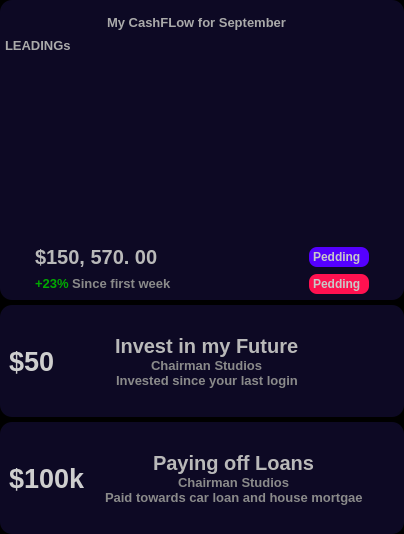
          <widget class="QFrame" name="frame_5">
           <property name="styleSheet">
            <string notr="true">background-color: rgb(0, 0, 0)</string>
           </property>
           <property name="frameShape">
            <enum>QFrame::NoFrame</enum>
           </property>
           <property name="frameShadow">
            <enum>QFrame::Raised</enum>
           </property>
           <layout class="QVBoxLayout" name="verticalLayout_5">
            <property name="spacing">
             <number>5</number>
            </property>
            <property name="leftMargin">
             <number>0</number>
            </property>
            <property name="topMargin">
             <number>0</number>
            </property>
            <property name="rightMargin">
             <number>0</number>
            </property>
            <property name="bottomMargin">
             <number>0</number>
            </property>
            <item>
             <widget class="QFrame" name="calenderBox">
              <property name="minimumSize">
               <size>
                <width>0</width>
                <height>300</height>
               </size>
              </property>
              <property name="styleSheet">
               <string notr="true">QFrame {
	background-color: rgb(13, 9, 36);
	border: none;
	border-radius: 12px;
}</string>
              </property>
              <property name="frameShape">
               <enum>QFrame::NoFrame</enum>
              </property>
              <property name="frameShadow">
               <enum>QFrame::Raised</enum>
              </property>
              <layout class="QVBoxLayout" name="verticalLayout_25">
               <property name="spacing">
                <number>0</number>
               </property>
               <property name="leftMargin">
                <number>5</number>
               </property>
               <property name="topMargin">
                <number>0</number>
               </property>
               <property name="rightMargin">
                <number>5</number>
               </property>
               <property name="bottomMargin">
                <number>0</number>
               </property>
               <item>
                <widget class="QFrame" name="frame_61">
                 <property name="minimumSize">
                  <size>
                   <width>0</width>
                   <height>30</height>
                  </size>
                 </property>
                 <property name="maximumSize">
                  <size>
                   <width>16777215</width>
                   <height>30</height>
                  </size>
                 </property>
                 <property name="styleSheet">
                  <string notr="true"/>
                 </property>
                 <property name="frameShape">
                  <enum>QFrame::NoFrame</enum>
                 </property>
                 <property name="frameShadow">
                  <enum>QFrame::Raised</enum>
                 </property>
                 <layout class="QHBoxLayout" name="horizontalLayout_38">
                  <property name="spacing">
                   <number>0</number>
                  </property>
                  <property name="leftMargin">
                   <number>0</number>
                  </property>
                  <property name="topMargin">
                   <number>0</number>
                  </property>
                  <property name="rightMargin">
                   <number>10</number>
                  </property>
                  <property name="bottomMargin">
                   <number>0</number>
                  </property>
                  <item alignment="Qt::AlignHCenter|Qt::AlignBottom">
                   <widget class="QLabel" name="label_46">
                    <property name="minimumSize">
                     <size>
                      <width>180</width>
                      <height>0</height>
                     </size>
                    </property>
                    <property name="maximumSize">
                     <size>
                      <width>150</width>
                      <height>16777215</height>
                     </size>
                    </property>
                    <property name="font">
                     <font>
                      <pointsize>10</pointsize>
                      <weight>75</weight>
                      <bold>true</bold>
                     </font>
                    </property>
                    <property name="styleSheet">
                     <string notr="true">color: rgb(170, 170, 170);</string>
                    </property>
                    <property name="text">
                     <string>My CashFLow for September</string>
                    </property>
                   </widget>
                  </item>
                 </layout>
                </widget>
               </item>
               <item>
                <widget class="QLabel" name="label_47">
                 <property name="minimumSize">
                  <size>
                   <width>180</width>
                   <height>0</height>
                  </size>
                 </property>
                 <property name="maximumSize">
                  <size>
                   <width>150</width>
                   <height>30</height>
                  </size>
                 </property>
                 <property name="font">
                  <font>
                   <pointsize>10</pointsize>
                   <weight>75</weight>
                   <bold>true</bold>
                  </font>
                 </property>
                 <property name="styleSheet">
                  <string notr="true">color: rgb(170, 170, 170);</string>
                 </property>
                 <property name="text">
                  <string>LEADINGs</string>
                 </property>
                </widget>
               </item>
               <item>
                <widget class="QFrame" name="frame_59">
                 <property name="styleSheet">
                  <string notr="true">border-image: url(:/icons/chart2.jpg);
</string>
                 </property>
                 <property name="frameShape">
                  <enum>QFrame::StyledPanel</enum>
                 </property>
                 <property name="frameShadow">
                  <enum>QFrame::Raised</enum>
                 </property>
                </widget>
               </item>
               <item>
                <widget class="QFrame" name="frame_60">
                 <property name="maximumSize">
                  <size>
                   <width>16777215</width>
                   <height>60</height>
                  </size>
                 </property>
                 <property name="styleSheet">
                  <string notr="true"/>
                 </property>
                 <property name="frameShape">
                  <enum>QFrame::StyledPanel</enum>
                 </property>
                 <property name="frameShadow">
                  <enum>QFrame::Raised</enum>
                 </property>
                 <layout class="QGridLayout" name="gridLayout_2">
                  <property name="leftMargin">
                   <number>30</number>
                  </property>
                  <property name="topMargin">
                   <number>0</number>
                  </property>
                  <property name="rightMargin">
                   <number>30</number>
                  </property>
                  <property name="bottomMargin">
                   <number>0</number>
                  </property>
                  <property name="spacing">
                   <number>0</number>
                  </property>
                  <item row="0" column="0">
                   <widget class="QLabel" name="label_48">
                    <property name="font">
                     <font>
                      <pointsize>15</pointsize>
                      <weight>75</weight>
                      <bold>true</bold>
                     </font>
                    </property>
                    <property name="styleSheet">
                     <string notr="true">color: rgb(182, 182, 182);</string>
                    </property>
                    <property name="text">
                     <string>&lt;html&gt;&lt;head/&gt;&lt;body&gt;&lt;p&gt;&lt;span style=&quot; color:#b9b9b9;&quot;&gt;$150, 570. 00&lt;/span&gt;&lt;/p&gt;&lt;/body&gt;&lt;/html&gt;</string>
                    </property>
                   </widget>
                  </item>
                  <item row="0" column="1">
                   <widget class="QLabel" name="label_49">
                    <property name="minimumSize">
                     <size>
                      <width>0</width>
                      <height>20</height>
                     </size>
                    </property>
                    <property name="maximumSize">
                     <size>
                      <width>60</width>
                      <height>20</height>
                     </size>
                    </property>
                    <property name="font">
                     <font>
                      <weight>75</weight>
                      <bold>true</bold>
                     </font>
                    </property>
                    <property name="styleSheet">
                     <string notr="true">color: rgb(200, 200, 200);
background-color: rgb(85, 0, 255);
padding: 1px;
border-radius: 8px;</string>
                    </property>
                    <property name="text">
                     <string>Pedding</string>
                    </property>
                   </widget>
                  </item>
                  <item row="1" column="0">
                   <widget class="QLabel" name="label_51">
                    <property name="minimumSize">
                     <size>
                      <width>50</width>
                      <height>0</height>
                     </size>
                    </property>
                    <property name="font">
                     <font>
                      <pointsize>10</pointsize>
                      <weight>75</weight>
                      <bold>true</bold>
                     </font>
                    </property>
                    <property name="styleSheet">
                     <string notr="true">color: rgb(138, 138, 138);</string>
                    </property>
                    <property name="text">
                     <string>&lt;html&gt;&lt;head/&gt;&lt;body&gt;&lt;p&gt;&lt;span style=&quot; color:#00aa00;&quot;&gt;+23%&lt;/span&gt; Since first week&lt;/p&gt;&lt;/body&gt;&lt;/html&gt;</string>
                    </property>
                   </widget>
                  </item>
                  <item row="1" column="1">
                   <widget class="QLabel" name="label_50">
                    <property name="minimumSize">
                     <size>
                      <width>0</width>
                      <height>20</height>
                     </size>
                    </property>
                    <property name="maximumSize">
                     <size>
                      <width>60</width>
                      <height>20</height>
                     </size>
                    </property>
                    <property name="font">
                     <font>
                      <weight>75</weight>
                      <bold>true</bold>
                     </font>
                    </property>
                    <property name="styleSheet">
                     <string notr="true">color: rgb(200, 200, 200);
background-color: rgb(255, 17, 80);
padding: 1px;
border-radius: 8px;</string>
                    </property>
                    <property name="text">
                     <string>Pedding</string>
                    </property>
                   </widget>
                  </item>
                 </layout>
                </widget>
               </item>
              </layout>
             </widget>
            </item>
            <item>
             <widget class="QFrame" name="investBox">
              <property name="maximumSize">
               <size>
                <width>16777215</width>
                <height>150</height>
               </size>
              </property>
              <property name="styleSheet">
               <string notr="true">QFrame {
	background-color: rgb(13, 9, 36);
	border: none;
	border-radius: 12px;
}</string>
              </property>
              <property name="frameShape">
               <enum>QFrame::NoFrame</enum>
              </property>
              <property name="frameShadow">
               <enum>QFrame::Raised</enum>
              </property>
              <layout class="QHBoxLayout" name="horizontalLayout_39">
               <item>
                <widget class="QLabel" name="label_52">
                 <property name="minimumSize">
                  <size>
                   <width>60</width>
                   <height>60</height>
                  </size>
                 </property>
                 <property name="maximumSize">
                  <size>
                   <width>60</width>
                   <height>60</height>
                  </size>
                 </property>
                 <property name="font">
                  <font>
                   <pointsize>20</pointsize>
                   <weight>75</weight>
                   <bold>true</bold>
                  </font>
                 </property>
                 <property name="styleSheet">
                  <string notr="true">color: rgb(206, 206, 206);</string>
                 </property>
                 <property name="text">
                  <string>$50</string>
                 </property>
                </widget>
               </item>
               <item>
                <widget class="QFrame" name="frame_63">
                 <property name="frameShape">
                  <enum>QFrame::StyledPanel</enum>
                 </property>
                 <property name="frameShadow">
                  <enum>QFrame::Raised</enum>
                 </property>
                 <layout class="QVBoxLayout" name="verticalLayout_27">
                  <property name="spacing">
                   <number>0</number>
                  </property>
                  <property name="leftMargin">
                   <number>0</number>
                  </property>
                  <property name="topMargin">
                   <number>20</number>
                  </property>
                  <property name="rightMargin">
                   <number>0</number>
                  </property>
                  <property name="bottomMargin">
                   <number>20</number>
                  </property>
                  <item alignment="Qt::AlignHCenter|Qt::AlignVCenter">
                   <widget class="QLabel" name="label_53">
                    <property name="font">
                     <font>
                      <pointsize>15</pointsize>
                      <weight>75</weight>
                      <bold>true</bold>
                     </font>
                    </property>
                    <property name="styleSheet">
                     <string notr="true">color: rgb(182, 182, 182);</string>
                    </property>
                    <property name="text">
                     <string>&lt;html&gt;&lt;head/&gt;&lt;body&gt;&lt;p&gt;&lt;span style=&quot; color:#b9b9b9;&quot;&gt;Invest in my Future&lt;/span&gt;&lt;/p&gt;&lt;/body&gt;&lt;/html&gt;</string>
                    </property>
                   </widget>
                  </item>
                  <item alignment="Qt::AlignHCenter|Qt::AlignVCenter">
                   <widget class="QLabel" name="label_54">
                    <property name="minimumSize">
                     <size>
                      <width>0</width>
                      <height>0</height>
                     </size>
                    </property>
                    <property name="font">
                     <font>
                      <pointsize>10</pointsize>
                      <weight>75</weight>
                      <bold>true</bold>
                     </font>
                    </property>
                    <property name="styleSheet">
                     <string notr="true">color: rgb(138, 138, 138);</string>
                    </property>
                    <property name="text">
                     <string>Chairman Studios</string>
                    </property>
                   </widget>
                  </item>
                  <item alignment="Qt::AlignHCenter|Qt::AlignVCenter">
                   <widget class="QLabel" name="label_55">
                    <property name="minimumSize">
                     <size>
                      <width>0</width>
                      <height>0</height>
                     </size>
                    </property>
                    <property name="font">
                     <font>
                      <pointsize>10</pointsize>
                      <weight>75</weight>
                      <bold>true</bold>
                     </font>
                    </property>
                    <property name="styleSheet">
                     <string notr="true">color: rgb(138, 138, 138);</string>
                    </property>
                    <property name="text">
                     <string>Invested since your last login</string>
                    </property>
                   </widget>
                  </item>
                 </layout>
                </widget>
               </item>
               <item>
                <widget class="QFrame" name="frame_62">
                 <property name="maximumSize">
                  <size>
                   <width>50</width>
                   <height>16777215</height>
                  </size>
                 </property>
                 <property name="frameShape">
                  <enum>QFrame::StyledPanel</enum>
                 </property>
                 <property name="frameShadow">
                  <enum>QFrame::Raised</enum>
                 </property>
                 <layout class="QVBoxLayout" name="verticalLayout_26" stretch="0,0">
                  <property name="spacing">
                   <number>0</number>
                  </property>
                  <property name="leftMargin">
                   <number>0</number>
                  </property>
                  <property name="topMargin">
                   <number>0</number>
                  </property>
                  <property name="rightMargin">
                   <number>0</number>
                  </property>
                  <property name="bottomMargin">
                   <number>0</number>
                  </property>
                  <item alignment="Qt::AlignTop">
                   <widget class="QPushButton" name="pushButton_14">
                    <property name="minimumSize">
                     <size>
                      <width>26</width>
                      <height>26</height>
                     </size>
                    </property>
                    <property name="maximumSize">
                     <size>
                      <width>26</width>
                      <height>26</height>
                     </size>
                    </property>
                    <property name="styleSheet">
                     <string notr="true">QPushButton {
	border: none;
	background-color: rgb(13, 9, 36);
	border-radius: 13;
}

QPushButton:hover {
	background-color: rgb(124, 124, 124);
}

QPushButton:pressed {
	background-color: rgb(0, 0, 0);
}</string>
                    </property>
                    <property name="text">
                     <string/>
                    </property>
                    <property name="icon">
                     <iconset>
                      <normaloff>:/icons/icons/more.svg</normaloff>:/icons/icons/more.svg</iconset>
                    </property>
                    <property name="iconSize">
                     <size>
                      <width>24</width>
                      <height>24</height>
                     </size>
                    </property>
                   </widget>
                  </item>
                  <item alignment="Qt::AlignBottom">
                   <widget class="QPushButton" name="pushButton_13">
                    <property name="minimumSize">
                     <size>
                      <width>26</width>
                      <height>26</height>
                     </size>
                    </property>
                    <property name="maximumSize">
                     <size>
                      <width>26</width>
                      <height>26</height>
                     </size>
                    </property>
                    <property name="styleSheet">
                     <string notr="true">QPushButton {
	border: none;
	background-color: rgb(13, 9, 36);
	border-radius: 13;
}</string>
                    </property>
                    <property name="text">
                     <string/>
                    </property>
                    <property name="icon">
                     <iconset>
                      <normaloff>:/icons/icons/black-shades.svg</normaloff>:/icons/icons/black-shades.svg</iconset>
                    </property>
                    <property name="iconSize">
                     <size>
                      <width>24</width>
                      <height>24</height>
                     </size>
                    </property>
                   </widget>
                  </item>
                 </layout>
                </widget>
               </item>
              </layout>
             </widget>
            </item>
            <item>
             <widget class="QFrame" name="loadnsBox">
              <property name="maximumSize">
               <size>
                <width>16777215</width>
                <height>150</height>
               </size>
              </property>
              <property name="styleSheet">
               <string notr="true">QFrame {
	background-color: rgb(13, 9, 36);
	border: none;
	border-radius: 12px;
}</string>
              </property>
              <property name="frameShape">
               <enum>QFrame::NoFrame</enum>
              </property>
              <property name="frameShadow">
               <enum>QFrame::Raised</enum>
              </property>
              <layout class="QHBoxLayout" name="horizontalLayout_40">
               <item>
                <widget class="QLabel" name="label_59">
                 <property name="minimumSize">
                  <size>
                   <width>90</width>
                   <height>60</height>
                  </size>
                 </property>
                 <property name="maximumSize">
                  <size>
                   <width>60</width>
                   <height>60</height>
                  </size>
                 </property>
                 <property name="font">
                  <font>
                   <pointsize>20</pointsize>
                   <weight>75</weight>
                   <bold>true</bold>
                  </font>
                 </property>
                 <property name="styleSheet">
                  <string notr="true">color: rgb(206, 206, 206);</string>
                 </property>
                 <property name="text">
                  <string>$100k</string>
                 </property>
                </widget>
               </item>
               <item>
                <widget class="QFrame" name="frame_64">
                 <property name="frameShape">
                  <enum>QFrame::StyledPanel</enum>
                 </property>
                 <property name="frameShadow">
                  <enum>QFrame::Raised</enum>
                 </property>
                 <layout class="QVBoxLayout" name="verticalLayout_28">
                  <property name="spacing">
                   <number>0</number>
                  </property>
                  <property name="leftMargin">
                   <number>0</number>
                  </property>
                  <property name="topMargin">
                   <number>20</number>
                  </property>
                  <property name="rightMargin">
                   <number>0</number>
                  </property>
                  <property name="bottomMargin">
                   <number>20</number>
                  </property>
                  <item alignment="Qt::AlignHCenter|Qt::AlignVCenter">
                   <widget class="QLabel" name="label_56">
                    <property name="font">
                     <font>
                      <pointsize>15</pointsize>
                      <weight>75</weight>
                      <bold>true</bold>
                     </font>
                    </property>
                    <property name="styleSheet">
                     <string notr="true">color: rgb(182, 182, 182);</string>
                    </property>
                    <property name="text">
                     <string>&lt;html&gt;&lt;head/&gt;&lt;body&gt;&lt;p&gt;&lt;span style=&quot; color:#b9b9b9;&quot;&gt;Paying off Loans&lt;/span&gt;&lt;/p&gt;&lt;/body&gt;&lt;/html&gt;</string>
                    </property>
                   </widget>
                  </item>
                  <item alignment="Qt::AlignHCenter|Qt::AlignVCenter">
                   <widget class="QLabel" name="label_57">
                    <property name="minimumSize">
                     <size>
                      <width>0</width>
                      <height>0</height>
                     </size>
                    </property>
                    <property name="font">
                     <font>
                      <pointsize>10</pointsize>
                      <weight>75</weight>
                      <bold>true</bold>
                     </font>
                    </property>
                    <property name="styleSheet">
                     <string notr="true">color: rgb(138, 138, 138);</string>
                    </property>
                    <property name="text">
                     <string>Chairman Studios</string>
                    </property>
                   </widget>
                  </item>
                  <item alignment="Qt::AlignHCenter|Qt::AlignVCenter">
                   <widget class="QLabel" name="label_58">
                    <property name="minimumSize">
                     <size>
                      <width>0</width>
                      <height>0</height>
                     </size>
                    </property>
                    <property name="font">
                     <font>
                      <pointsize>10</pointsize>
                      <weight>75</weight>
                      <bold>true</bold>
                     </font>
                    </property>
                    <property name="styleSheet">
                     <string notr="true">color: rgb(138, 138, 138);</string>
                    </property>
                    <property name="text">
                     <string>Paid towards car loan and house mortgae</string>
                    </property>
                   </widget>
                  </item>
                 </layout>
                </widget>
               </item>
               <item>
                <widget class="QFrame" name="frame_65">
                 <property name="maximumSize">
                  <size>
                   <width>50</width>
                   <height>16777215</height>
                  </size>
                 </property>
                 <property name="frameShape">
                  <enum>QFrame::StyledPanel</enum>
                 </property>
                 <property name="frameShadow">
                  <enum>QFrame::Raised</enum>
                 </property>
                 <layout class="QVBoxLayout" name="verticalLayout_29" stretch="0,0">
                  <property name="spacing">
                   <number>0</number>
                  </property>
                  <property name="leftMargin">
                   <number>0</number>
                  </property>
                  <property name="topMargin">
                   <number>0</number>
                  </property>
                  <property name="rightMargin">
                   <number>0</number>
                  </property>
                  <property name="bottomMargin">
                   <number>0</number>
                  </property>
                  <item alignment="Qt::AlignTop">
                   <widget class="QPushButton" name="pushButton_15">
                    <property name="minimumSize">
                     <size>
                      <width>26</width>
                      <height>26</height>
                     </size>
                    </property>
                    <property name="maximumSize">
                     <size>
                      <width>26</width>
                      <height>26</height>
                     </size>
                    </property>
                    <property name="styleSheet">
                     <string notr="true">QPushButton {
	border: none;
	background-color: rgb(13, 9, 36);
	border-radius: 13;
}

QPushButton:hover {
	background-color: rgb(124, 124, 124);
}

QPushButton:pressed {
	background-color: rgb(0, 0, 0);
}</string>
                    </property>
                    <property name="text">
                     <string/>
                    </property>
                    <property name="icon">
                     <iconset>
                      <normaloff>:/icons/icons/more.svg</normaloff>:/icons/icons/more.svg</iconset>
                    </property>
                    <property name="iconSize">
                     <size>
                      <width>24</width>
                      <height>24</height>
                     </size>
                    </property>
                   </widget>
                  </item>
                  <item alignment="Qt::AlignBottom">
                   <widget class="QPushButton" name="pushButton_16">
                    <property name="minimumSize">
                     <size>
                      <width>26</width>
                      <height>26</height>
                     </size>
                    </property>
                    <property name="maximumSize">
                     <size>
                      <width>26</width>
                      <height>26</height>
                     </size>
                    </property>
                    <property name="styleSheet">
                     <string notr="true">QPushButton {
	border: none;
	background-color: rgb(13, 9, 36);
	border-radius: 13;
}</string>
                    </property>
                    <property name="text">
                     <string/>
                    </property>
                    <property name="icon">
                     <iconset>
                      <normaloff>:/icons/icons/cry.svg</normaloff>:/icons/icons/cry.svg</iconset>
                    </property>
                    <property name="iconSize">
                     <size>
                      <width>24</width>
                      <height>24</height>
                     </size>
                    </property>
                   </widget>
                  </item>
                 </layout>
                </widget>
               </item>
              </layout>
             </widget>
            </item>
           </layout>
          </widget>
